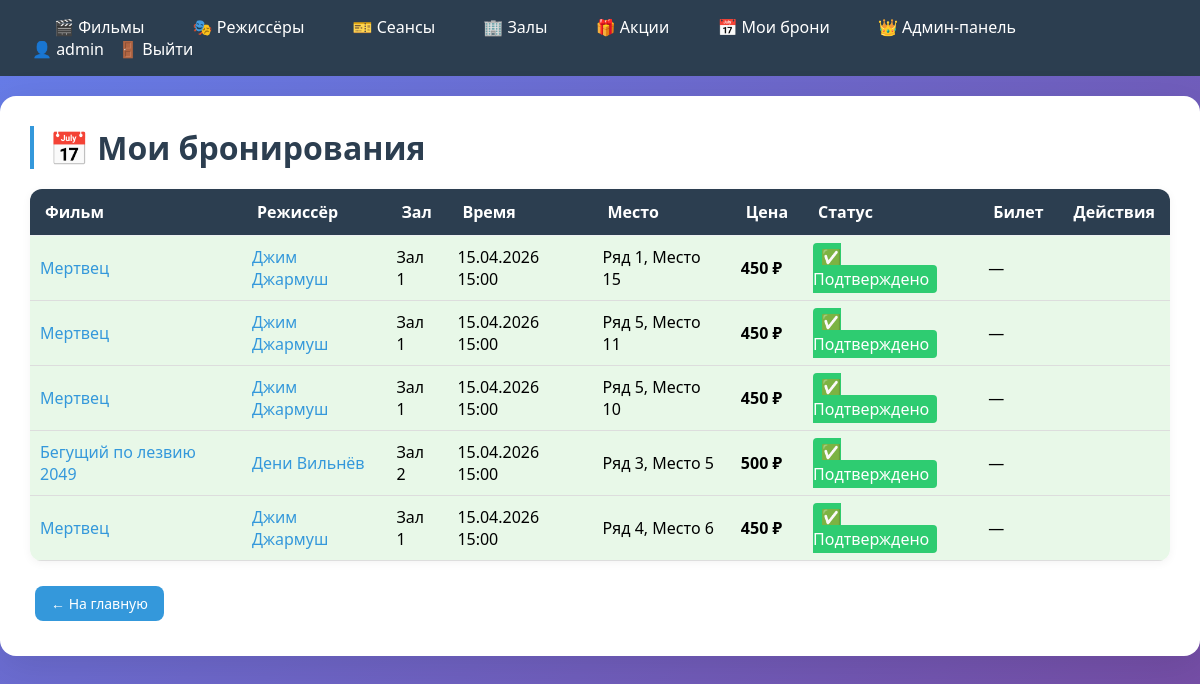
Before: /my-bookings/ (signed in) with the older database file.
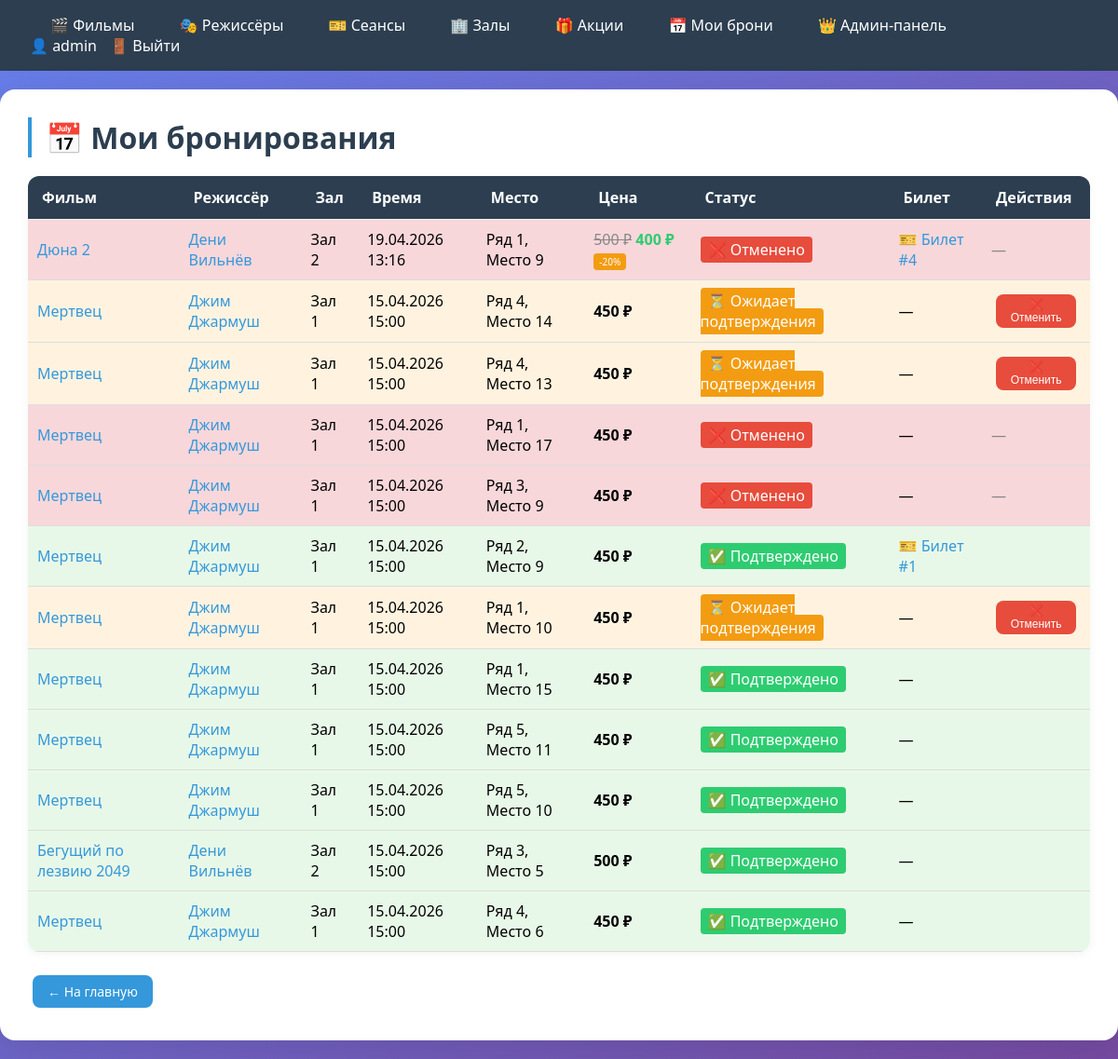
After: the same page with the newer database file.
### cinema/models.py (models this page shows, shortened)
class Booking(models.Model):
    STATUS_CHOICES = [
        ('pending', 'Ожидает подтверждения'),
        ('confirmed', 'Подтверждено'),
        ('cancelled', 'Отменено'),
    ]
    session = models.ForeignKey(Session, on_delete=models.CASCADE, verbose_name='Сеанс', related_name='bookings')
    user = models.ForeignKey(User, on_delete=models.CASCADE, verbose_name='Пользователь', related_name='bookings')
    seat_row = models.IntegerField('Ряд')
    seat_number = models.IntegerField('Место')
    status = models.CharField('Статус', max_length=20, choices=STATUS_CHOICES, default='pending')
    created_at = models.DateTimeField('Дата бронирования', auto_now_add=True)
    class Meta:
        verbose_name = 'Бронирование'
        verbose_name_plural = 'Бронирования'
        unique_together = ('session', 'seat_row', 'seat_number')

class Session(models.Model):
    movie = models.ForeignKey(Movie, on_delete=models.CASCADE, verbose_name='Фильм', related_name='sessions')
    hall = models.ForeignKey(Hall, on_delete=models.CASCADE, verbose_name='Зал', related_name='sessions')
    start_time = models.DateTimeField('Время начала')
    price = models.DecimalField('Цена', max_digits=8, decimal_places=2)
    def get_active_promotion(self):
        from django.utils import timezone
        today = timezone.now().date()
        promotions = self.movie.promotion_set.filter(
            is_active=True,
            start_date__lte=today,
            end_date__gte=today
        )
        return promotions.first() if promotions.exists() else None
    def get_discounted_price(self):
        promotion = self.get_active_promotion()
        if promotion:
            discount = promotion.discount_percent
            return float(self.price) * (1 - discount / 100)
        return float(self.price)
    class Meta:
        verbose_name = 'Сеанс'
        verbose_name_plural = 'Сеансы'

class Movie(models.Model):
    title = models.CharField('Название', max_length=200)
    description = models.TextField('Описание')
    duration_min = models.IntegerField('Длительность (мин)')
    rating = models.FloatField('Рейтинг', default=0.0)
    poster = models.ImageField('Постер', upload_to='posters/', blank=True, null=True)
    release_year = models.IntegerField('Год выпуска')
    director = models.ForeignKey(Director, on_delete=models.SET_NULL, null=True, blank=True, verbose_name='Режиссёр',
                                 related_name='movies')
    genres = models.ManyToManyField(Genre, through='MovieGenre', verbose_name='Жанры')
    class Meta:
        verbose_name = 'Фильм'
        verbose_name_plural = 'Фильмы'

class Director(models.Model):
    name = models.CharField('Имя', max_length=200)
    birth_date = models.DateField('Дата рождения', null=True, blank=True)
    birth_place = models.CharField('Место рождения', max_length=200, blank=True)
    biography = models.TextField('Биография', blank=True)
    photo = models.ImageField('Фото', upload_to='directors/', blank=True, null=True)
    class Meta:
        verbose_name = 'Режиссёр'
        verbose_name_plural = 'Режиссёры'

class Hall(models.Model):
    number = models.IntegerField('Номер зала', unique=True)
    capacity = models.IntegerField('Вместимость')
    sound_system = models.CharField('Звуковая система', max_length=100)
    class Meta:
        verbose_name = 'Кинозал'
        verbose_name_plural = 'Кинозалы'

class Promotion(models.Model):
    name = models.CharField('Название акции', max_length=200)
    description = models.TextField('Описание')
    discount_percent = models.IntegerField('Скидка %')
    start_date = models.DateField('Дата начала')
    end_date = models.DateField('Дата окончания')
    movies = models.ManyToManyField(Movie, through='MoviePromotion', verbose_name='Фильмы', blank=True)
    is_active = models.BooleanField('Активна', default=True)
    class Meta:
        verbose_name = 'Акция'
        verbose_name_plural = 'Акции'

class Ticket(models.Model):
    booking = models.OneToOneField(Booking, on_delete=models.CASCADE, verbose_name='Бронирование', related_name='ticket')
    qr_code = models.CharField('QR-код', max_length=255, blank=True, null=True)  # Пока оставляем nullable
    purchase_date = models.DateTimeField('Дата покупки', auto_now_add=True)
    class Meta:
        verbose_name = 'Билет'
        verbose_name_plural = 'Билеты'

### cinema/views.py (the view)
# urls.py: path('my-bookings/', views.my_bookings, name='my_bookings'),
@login_required
def my_bookings(request):
    bookings = Booking.objects.filter(user=request.user).select_related(
        'session', 'session__movie', 'session__hall'
    ).order_by('-created_at')
    return render(request, 'cinema/my_bookings.html', {'bookings': bookings})

### cinema/templates/cinema/my_bookings.html (shortened to what the changed rows need)
{% extends 'cinema/base.html' %}
{% block content %}
<h1>📅 Мои бронирования</h1>
{% if bookings %}
    <table style="width: 100%; border-collapse: collapse;">
        <thead>
            <tr>
                <th>Фильм</th>
                <th>Режиссёр</th>
                <th>Зал</th>
                <th>Время</th>
                <th>Место</th>
                <th>Цена</th>
                <th>Статус</th>
                <th>Билет</th>
                <th>Действия</th>
            </tr>
        </thead>
        <tbody>
            {% for booking in bookings %}
            <tr style="{% if booking.status == 'pending' %}background: #fff3e0;{% elif booking.status == 'cancelled' %}background: #f8d7da;{% elif booking.status == 'confirmed' %}background: #e8f8e8;{% endif %}">
                <td style="padding: 10px; border-bottom: 1px solid #ddd;">
                    {% if booking.session %}
                        <a href="{% url 'movie_detail' booking.session.movie.id %}">{{ booking.session.movie.title }}</a>
                    {% else %}
                        <span style="color: #888;">Сеанс удалён</span>
                    {% endif %}
                <td style="padding: 10px; border-bottom: 1px solid #ddd;">
                    {% if booking.session and booking.session.movie.director %}
                        <a href="{% url 'director_detail' booking.session.movie.director.id %}">{{ booking.session.movie.director.name }}</a>
                    {% else %}
                        —
                    {% endif %}
                <td style="padding: 10px; border-bottom: 1px solid #ddd;">
                    {% if booking.session %}
                        Зал {{ booking.session.hall.number }}
                    {% else %}
                        —
                    {% endif %}
                <td style="padding: 10px; border-bottom: 1px solid #ddd;">
                    {% if booking.session %}
                        {{ booking.session.start_time|date:"d.m.Y H:i" }}
                    {% else %}
                        —
                    {% endif %}
                <td style="padding: 10px; border-bottom: 1px solid #ddd;">Ряд {{ booking.seat_row }}, Место {{ booking.seat_number }}</a>
                <td style="padding: 10px; border-bottom: 1px solid #ddd;">
                    {% if booking.price_at_booking %}
                        {% if booking.discount_applied > 0 %}
                            <span style="text-decoration: line-through; color: #888;">{{ booking.session.price|floatformat:0 }} ₽</span>
                            <strong style="color: #2ecc71;">{{ booking.price_at_booking|floatformat:0 }} ₽</strong>
                            <span style="background: #f39c12; color: white; padding: 2px 6px; border-radius: 4px; font-size: 10px;">-{{ booking.discount_applied }}%</span>
                        {% else %}
                            <strong>{{ booking.price_at_booking|floatformat:0 }} ₽</strong>
                        {% endif %}
                    {% else %}
                        {% if booking.session %}
                            {% with promotion=booking.session.get_active_promotion %}
                                {% if promotion %}
                                    <span style="text-decoration: line-through; color: #888;">{{ booking.session.price|floatformat:0 }} ₽</span>
                                    <strong style="color: #2ecc71;">{{ booking.session.get_discounted_price|floatformat:0 }} ₽</strong>
                                    <span style="background: #f39c12; color: white; padding: 2px 6px; border-radius: 4px; font-size: 10px;">-{{ promotion.discount_percent }}%</span>
                                {% else %}
                                    <strong>{{ booking.session.price|floatformat:0 }} ₽</strong>
                                {% endif %}
                            {% endwith %}
                        {% else %}
                            —
                        {% endif %}
                    {% endif %}
                <td style="padding: 10px; border-bottom: 1px solid #ddd;">
                    {% if booking.status == 'pending' %}
                        <span style="background: #f39c12; color: white; padding: 3px 8px; border-radius: 4px;">⏳ Ожидает подтверждения</span>
                    {% elif booking.status == 'confirmed' %}
                        <span style="background: #2ecc71; color: white; padding: 3px 8px; border-radius: 4px;">✅ Подтверждено</span>
                    {% else %}
                        <span style="background: #e74c3c; color: white; padding: 3px 8px; border-radius: 4px;">❌ Отменено</span>
                    {% endif %}
                <td style="padding: 10px; border-bottom: 1px solid #ddd;">
                    {% if booking.ticket %}
                        🎫 <a href="{% url 'ticket_detail' booking.ticket.id %}">Билет #{{ booking.ticket.id }}</a>
                    {% else %}
                        —
                    {% endif %}
                <td style="padding: 10px; border-bottom: 1px solid #ddd;">
                    {% if booking.status == 'pending' and booking.session %}
                        <form method="post" action="{% url 'cancel_booking' booking.id %}" style="display: inline;">
                            <button type="submit" class="btn btn-danger" style="padding: 4px 8px; font-size: 12px;" onclick="return confirm('Отменить бронирование?')">❌ Отменить</button>
                        </form>
                    {% elif booking.status == 'cancelled' %}
                        <span style="color: #888;">—</span>
                    {% endif %}
            </tr>
            {% endfor %}
        </tbody>
    </table>
{% endif %}
{% endblock %}

Changed rows visible on the page:
added Booking: session.movie "Дюна 2", session.movie.director.name "Дени Вильнёв", session.hall.number "2", session.start_time "19.04.2026 13:16", seat_row "1", seat_number "9", session.price "500", session.get_discounted_price "400", session.get_active_promotion.discount_percent "20", status "❌ Отменено", ticket.id "4"
added Booking: session.movie "Мертвец", session.movie.director.name "Джим Джармуш", session.hall.number "1", session.start_time "15.04.2026 15:00", seat_row "4", seat_number "14", session.price "450", status "⏳ Ожидает подтверждения"
added Booking: session.movie "Мертвец", session.movie.director.name "Джим Джармуш", session.hall.number "1", session.start_time "15.04.2026 15:00", seat_row "4", seat_number "13", session.price "450", status "⏳ Ожидает подтверждения"
added Booking: session.movie "Мертвец", session.movie.director.name "Джим Джармуш", session.hall.number "1", session.start_time "15.04.2026 15:00", seat_row "1", seat_number "17", session.price "450", status "❌ Отменено"
added Booking: session.movie "Мертвец", session.movie.director.name "Джим Джармуш", session.hall.number "1", session.start_time "15.04.2026 15:00", seat_row "3", seat_number "9", session.price "450", status "❌ Отменено"
added Booking: session.movie "Мертвец", session.movie.director.name "Джим Джармуш", session.hall.number "1", session.start_time "15.04.2026 15:00", seat_row "2", seat_number "9", session.price "450", status "✅ Подтверждено", ticket.id "1"
added Booking: session.movie "Мертвец", session.movie.director.name "Джим Джармуш", session.hall.number "1", session.start_time "15.04.2026 15:00", seat_row "1", seat_number "10", session.price "450", status "⏳ Ожидает подтверждения"
